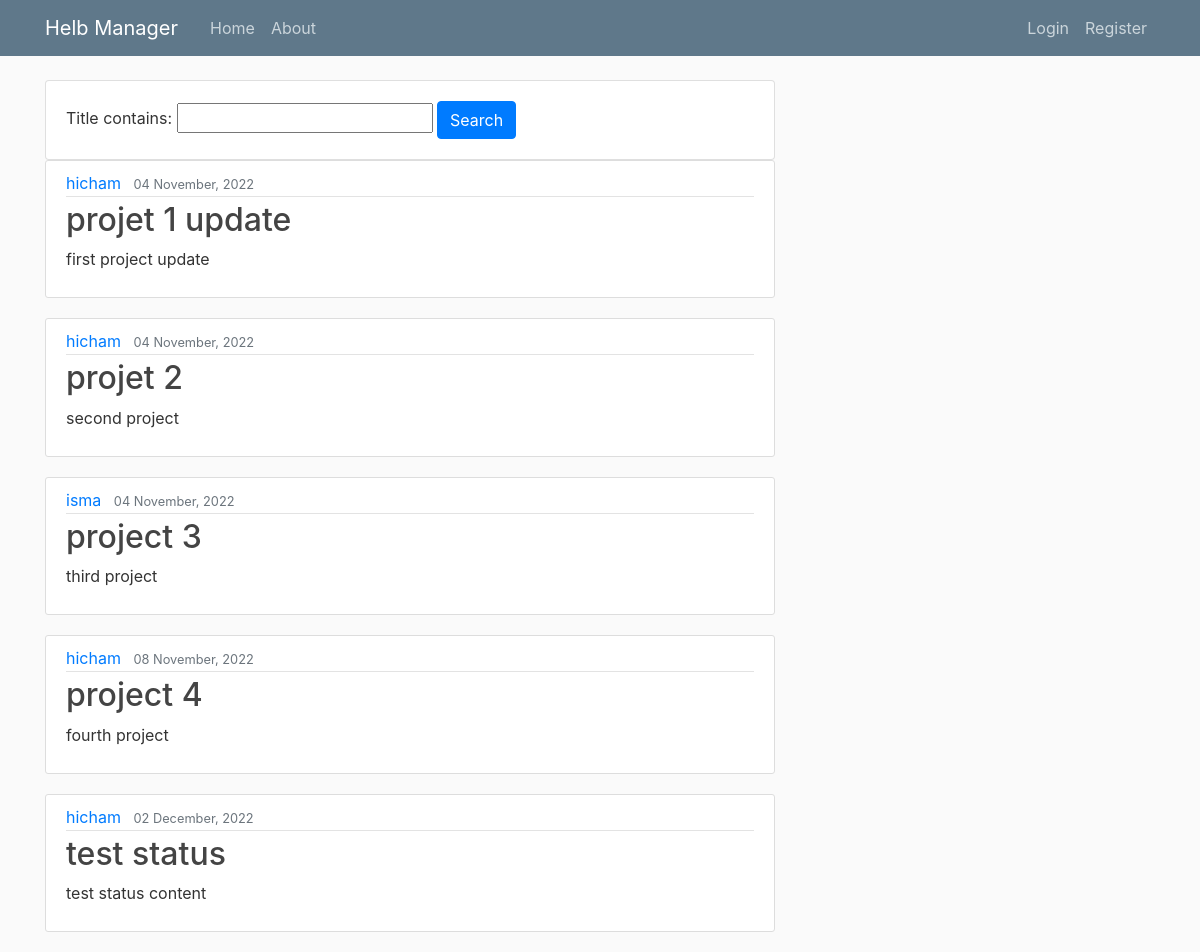
The app's page /, older data.
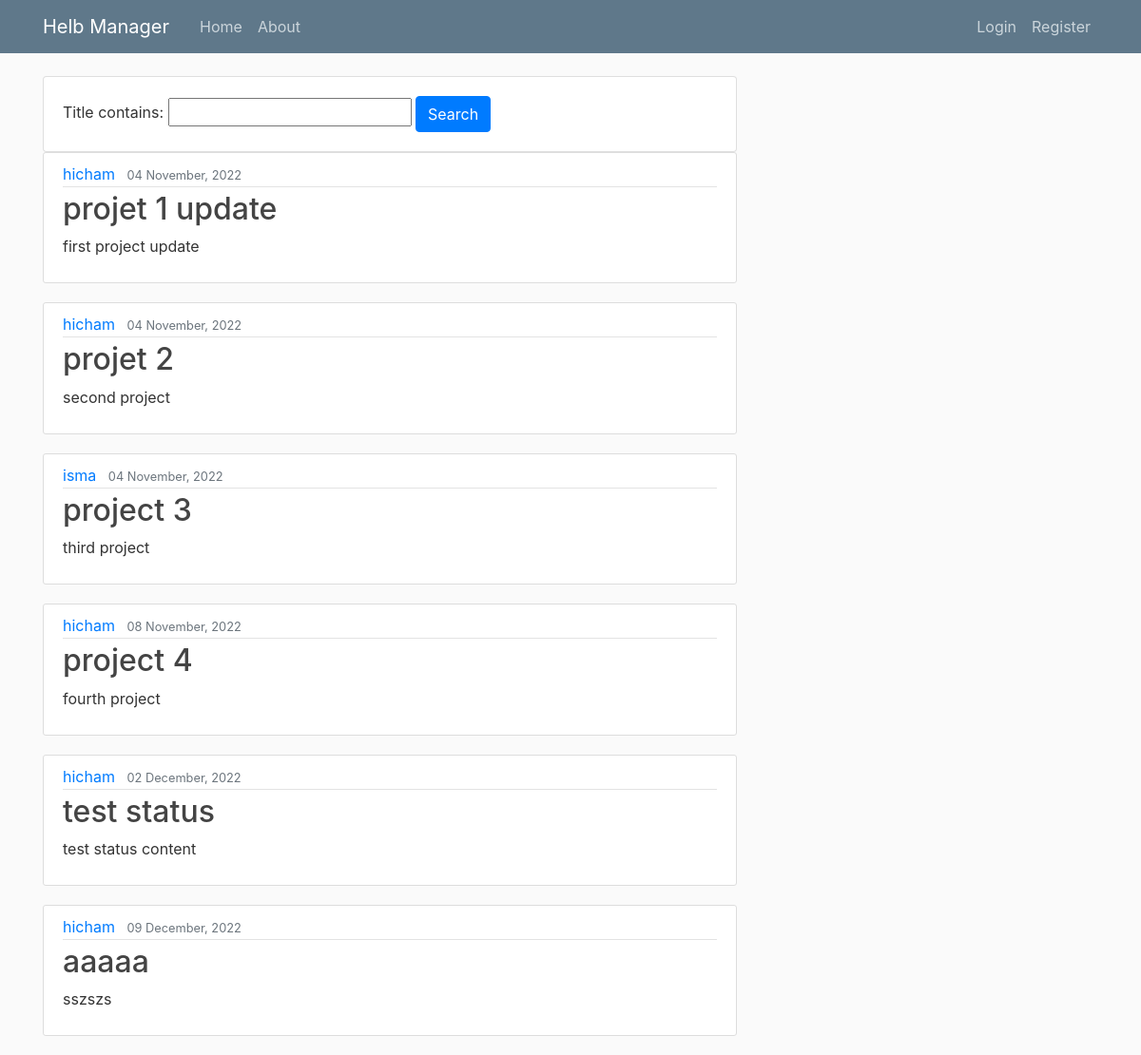
The same page, newer data.
### manager_app/models.py (models this page shows, shortened)
class Project(models.Model): #creation de la table projet dans la bd
    title = models.CharField(max_length=100) #titre de taille limité
    content = models.TextField()
    status = models.CharField(max_length=100)
    collaborators = models.CharField(max_length=100)
    date_posted = models.DateTimeField(default=timezone.now)
    author = models.ForeignKey(User, on_delete=models.CASCADE ) #user par defaut, une entree dans la table users

### manager_app/views.py (the view)
# urls.py: 2. Add a URL to urlpatterns:  path('', views.home, name='home')
def home(request):
    projects = Project.objects.all()
    filters = Filter(request.GET, queryset=projects)
    projects = filters.qs
    context = {
        'projects': projects,
        'filters': filters,
        'title': 'Home Page'
    }
    return render(request, 'manager_app/home.html', context)

### manager_app/templates/manager_app/home.html
{% extends "manager_app/base.html" %}
{% block content %}
<div class="row">
    <div class="col">
        <div class="card card-body">
            <form method="get">
                {{filters.form}}
                <button class="btn btn-primary" type="submit">Search</button>
            </form>
        </div>
    </div>
</div>
{% for project in filters.qs %}
    {% if user.username in project.collaborators or user == project.author %}
    <article class="media content-section">
      <div class="media-body">
        <div class="article-metadata">
          <a class="mr-2" href="#">{{ project.author }}</a>
          <small class="text-muted">{{ project.date_posted|date:"d F, Y" }}</small>
        </div>
        <h2><a class="article-title" href="{% url 'project-detail' project.id %}">{{ project.title }}</a></h2>
        <p class="article-content">{{ project.content }}</p>
      </div>
    </article>
    {% endif %}
{% endfor %}
{% endblock content %}

Row changes from the older to the newer data that the page shows:
added Project: author "hicham", date_posted "09 December, 2022", title "aaaaa", content "sszszs"
